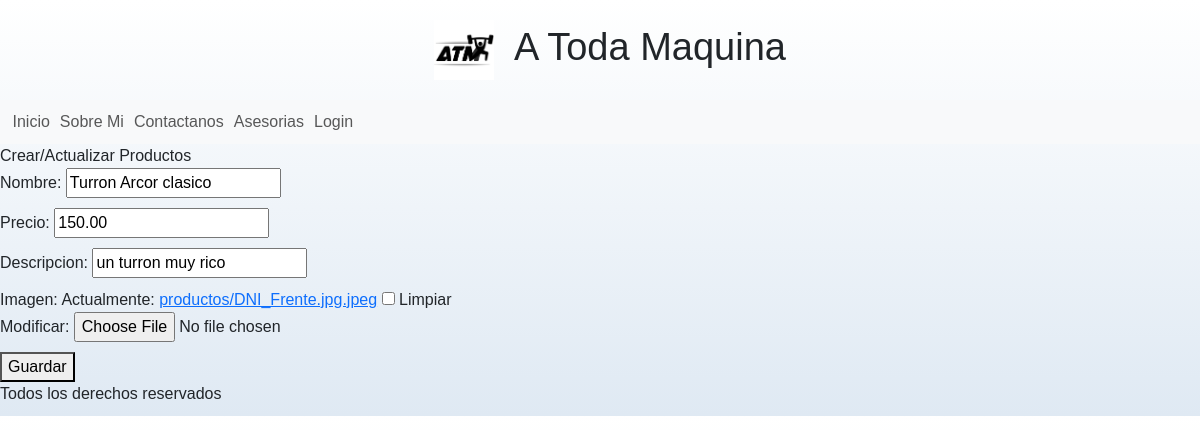
Screenshot of /producto/producto/update/6 with the database file from the repository.
### apps/producto/models.py (models this page shows, shortened)
class Producto(models.Model):
    nombre = models.CharField(max_length=50)
    precio = models.DecimalField(max_digits=10, decimal_places=2)
    descripcion = models.CharField(max_length=250, null=True, blank=True)
    fecha_actualizacion = models.DateTimeField(default=timezone.now, editable=False, verbose_name='fecha de actualizacion')
    imagen = models.ImageField(upload_to='productos', blank=True, null=True)

### apps/producto/views.py (the view)
# urls.py: path("producto/update/<int:pk>", views.Productoupdate.as_view(), name="producto_update"),
class Productoupdate(UpdateView):
    model = models.Producto
    form_class = forms.ProductoForm
    success_url = reverse_lazy('producto:producto_list')

### apps/producto/forms.py
class ProductoForm(forms.ModelForm):
    class Meta:
        model = Producto
        exclude = ['fecha_actualizacion']
        fields = ('nombre', 'precio', 'descripcion', 'imagen')

### apps/producto/templates/producto/producto_form.html (shortened to what this page needs)
{% extends 'producto/index.html' %}
    {% block INDEX_TITULO %}
        Crear/Actualizar Productos
    {% endblock INDEX_TITULO %}
    {% block INDEX_CONTENIDO %}
        <form method="post">
            {{ form.as_p}}
            <button type="submit">Guardar</button>
        </form>
    {% endblock INDEX_CONTENIDO %}

### apps/Home/static/Home/css/styles.css (style rules this page uses)
:root { --blanco: #ffffff; --negro: #212121; --gris: #757575; }
html { font-size: 62.5%; box-sizing: border-box; scroll-snap-type: y mandatory; }
body { font-size: 16px; font-family: Arial, Helvetica, sans-serif; background-image: linear-gradient(to top, #dfe9f3 0%, var(--blanco) 100%); }

### rows the page displays
Producto: nombre "Turron Arcor clasico", precio "150.00", descripcion "un turron muy rico"
